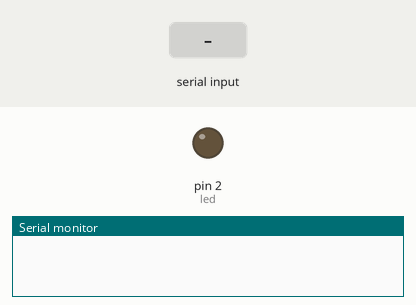
Bench run of a sketch on a simulated Arduino Uno, built with avr-gcc and run on an emulated ATmega328P. On the bench: output pins drawn as LEDs (lit = HIGH), the last lines printed to the serial monitor. The test bench sets the inputs (shaded band).

Above: at 1.2 s.
1.3 s: "0" received over Serial
At 2.1 s:
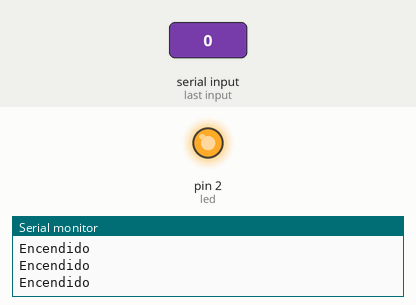
2.8 s: "1" received over Serial
At 4.0 s:
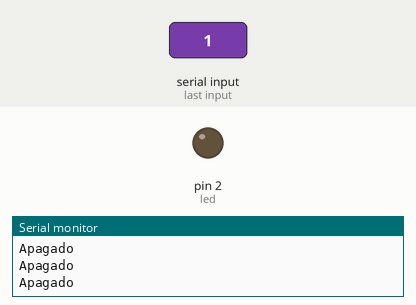
Timing chart, 0 to 5.8 s (numbered marks = the images above; inputs shaded):
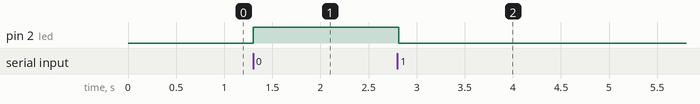

Measured:
- after the input at 1.3 s, pin 2 (led): LOW → HIGH at once
- after the input at 2.8 s, pin 2 (led): HIGH → LOW at once

The sketch:

BlueFacil.ino
```cpp
int led=2;
int estado=0;

void setup(){
  Serial.begin(9600);
  pinMode(led,OUTPUT);
}

void loop(){
 if(Serial.available()>0){
 estado = Serial.read();

 }
 if (estado =='0'){
   digitalWrite(led,HIGH);
   Serial.println("Encendido");
  }
if(estado=='1'){
   digitalWrite(led,LOW);
   Serial.println("Apagado");
  }
}
```
